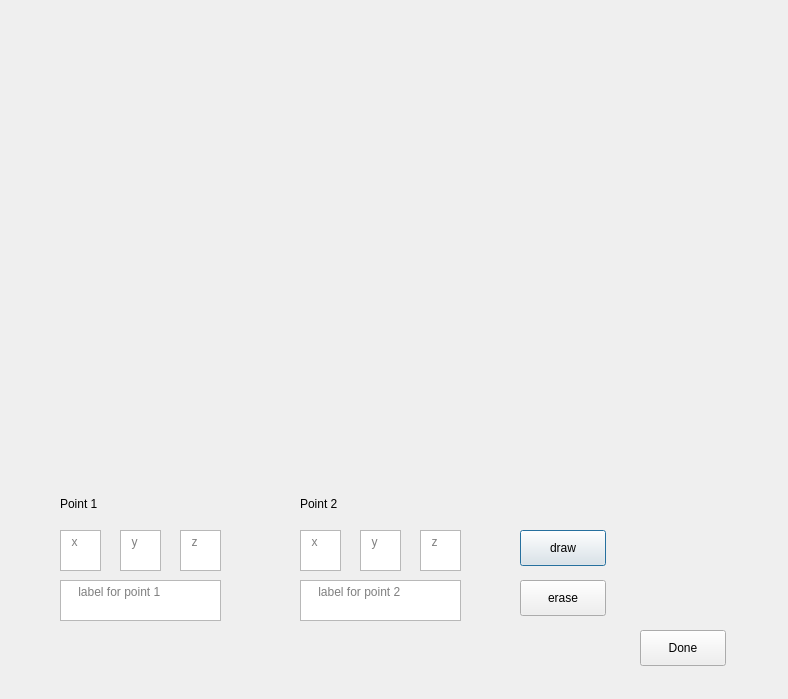
<?xml version="1.0" encoding="UTF-8"?>
<ui version="4.0">
 <class>InteractiveInput</class>
 <widget class="QDialog" name="InteractiveInput">
  <property name="geometry">
   <rect>
    <x>0</x>
    <y>0</y>
    <width>788</width>
    <height>699</height>
   </rect>
  </property>
  <property name="windowTitle">
   <string>Dialog</string>
  </property>
  <widget class="QLabel" name="label">
   <property name="geometry">
    <rect>
     <x>40</x>
     <y>20</y>
     <width>561</width>
     <height>451</height>
    </rect>
   </property>
   <property name="text">
    <string/>
   </property>
  </widget>
  <widget class="QTextEdit" name="p1x">
   <property name="geometry">
    <rect>
     <x>60</x>
     <y>530</y>
     <width>41</width>
     <height>41</height>
    </rect>
   </property>
   <property name="placeholderText">
    <string>  x</string>
   </property>
  </widget>
  <widget class="QTextEdit" name="p1y">
   <property name="geometry">
    <rect>
     <x>120</x>
     <y>530</y>
     <width>41</width>
     <height>41</height>
    </rect>
   </property>
   <property name="placeholderText">
    <string>  y</string>
   </property>
  </widget>
  <widget class="QTextEdit" name="p1z">
   <property name="geometry">
    <rect>
     <x>180</x>
     <y>530</y>
     <width>41</width>
     <height>41</height>
    </rect>
   </property>
   <property name="placeholderText">
    <string>  z</string>
   </property>
  </widget>
  <widget class="QTextEdit" name="p1label">
   <property name="geometry">
    <rect>
     <x>60</x>
     <y>580</y>
     <width>161</width>
     <height>41</height>
    </rect>
   </property>
   <property name="placeholderText">
    <string>    label for point 1</string>
   </property>
  </widget>
  <widget class="QTextEdit" name="p2label">
   <property name="geometry">
    <rect>
     <x>300</x>
     <y>580</y>
     <width>161</width>
     <height>41</height>
    </rect>
   </property>
   <property name="placeholderText">
    <string>    label for point 2</string>
   </property>
  </widget>
  <widget class="QTextEdit" name="p2x">
   <property name="geometry">
    <rect>
     <x>300</x>
     <y>530</y>
     <width>41</width>
     <height>41</height>
    </rect>
   </property>
   <property name="placeholderText">
    <string>  x</string>
   </property>
  </widget>
  <widget class="QTextEdit" name="p2y">
   <property name="geometry">
    <rect>
     <x>360</x>
     <y>530</y>
     <width>41</width>
     <height>41</height>
    </rect>
   </property>
   <property name="placeholderText">
    <string>  y</string>
   </property>
  </widget>
  <widget class="QTextEdit" name="p2z">
   <property name="geometry">
    <rect>
     <x>420</x>
     <y>530</y>
     <width>41</width>
     <height>41</height>
    </rect>
   </property>
   <property name="placeholderText">
    <string>  z</string>
   </property>
  </widget>
  <widget class="QPushButton" name="draw">
   <property name="geometry">
    <rect>
     <x>520</x>
     <y>530</y>
     <width>86</width>
     <height>36</height>
    </rect>
   </property>
   <property name="text">
    <string>draw</string>
   </property>
  </widget>
  <widget class="QPushButton" name="erase">
   <property name="geometry">
    <rect>
     <x>520</x>
     <y>580</y>
     <width>86</width>
     <height>36</height>
    </rect>
   </property>
   <property name="text">
    <string>erase</string>
   </property>
  </widget>
  <widget class="QPushButton" name="Done">
   <property name="geometry">
    <rect>
     <x>640</x>
     <y>630</y>
     <width>86</width>
     <height>36</height>
    </rect>
   </property>
   <property name="cursor">
    <cursorShape>ArrowCursor</cursorShape>
   </property>
   <property name="text">
    <string>Done</string>
   </property>
  </widget>
  <widget class="QLabel" name="label_2">
   <property name="geometry">
    <rect>
     <x>60</x>
     <y>490</y>
     <width>66</width>
     <height>28</height>
    </rect>
   </property>
   <property name="text">
    <string>Point 1</string>
   </property>
  </widget>
  <widget class="QLabel" name="label_3">
   <property name="geometry">
    <rect>
     <x>300</x>
     <y>490</y>
     <width>66</width>
     <height>28</height>
    </rect>
   </property>
   <property name="text">
    <string>Point 2</string>
   </property>
  </widget>
 </widget>
 <resources/>
 <connections/>
</ui>
